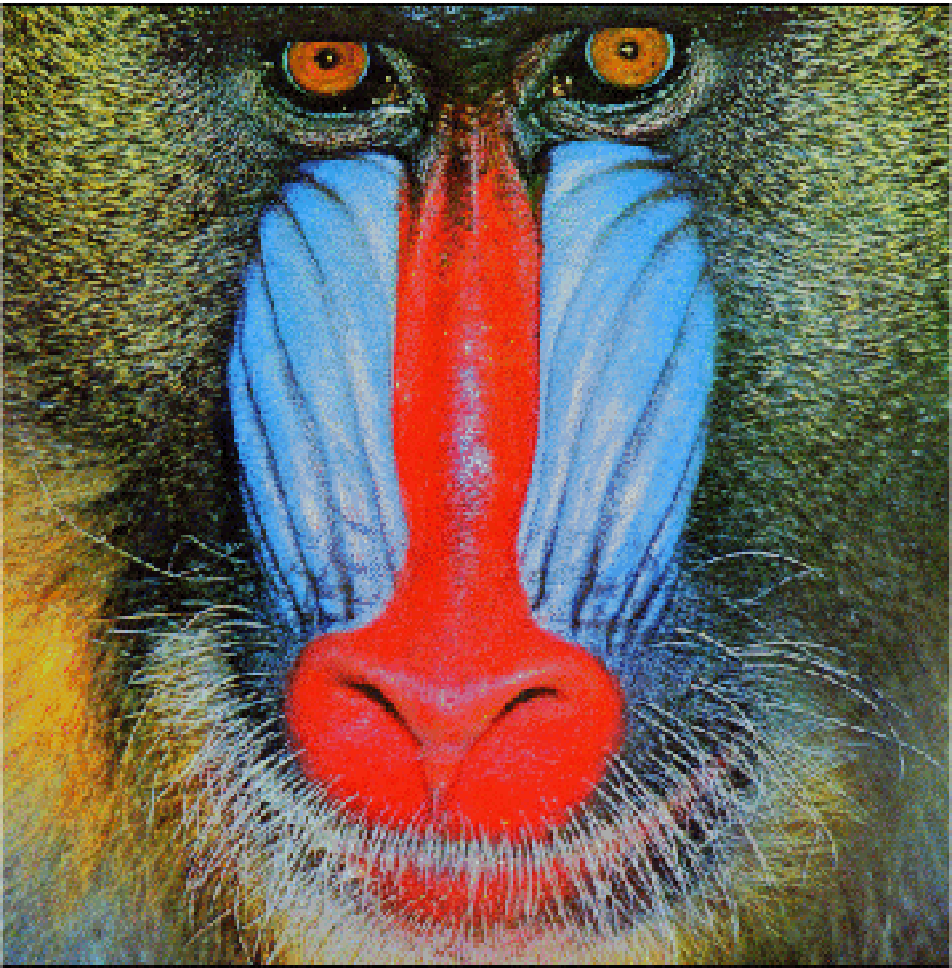
%> input picture Lab1/Part2-Format_Conversion/Mandrill.png, 952 x 968 px
$ octave Mandrill_Format_Conversion.m   (GNU Octave 9; MATLAB toolbox functions it lacks are replaced by stand-ins)
%> lines starting %> are read from the running program, lines starting %| are printed output that depends on the picture
imgs = repmat({}, 8);

%Import Mandrill.png and convert it into 7 different file formats
%C/G/B/SC/R/G2/B3
imgs(1, 1).image = imread("Mandrill.png");
imgs(1, 2).image = rgb2gray(imgs(1, 1).image);
imgs(1, 3).image = imbinarize(imgs(1, 2).image, 0.4);
imgs(1, 4).image = grayslice(imgs(1,2).image, 10);
imgs(1, 5).image = imgs(1, 1).image;
imgs(1, 6).image = imgs(1, 1).image(:,:,1);
imgs(1, 7).image = imgs(1, 1).image(:,:,2);
imgs(1, 8).image = imgs(1, 1).image(:,:,3);

%Names for each of the created 7 file formats
titles = [ "MandrillC", "MandrillG", "MandrillB", "MandrillSC", "MandrillC", "MandrillR1", "MandrillG2", "MandrillB3"];

%Loop through each of the images in the imgs data structure
for i = 1 : length(imgs)

    % Special case to plot the SC image format
    if i == 4
        subplot(2,4,i), imshow(imgs(1, i).image, jet(10));
        title(titles(i));
   %Plot each of the created file formats with titles
   else
   subplot(2,4,i), imshow(imgs(1,i).image);
   title(titles(i));
   end
end
%> this loop made 8 passes
%> pass 2, `imshow(imgs(1,i).image)`:
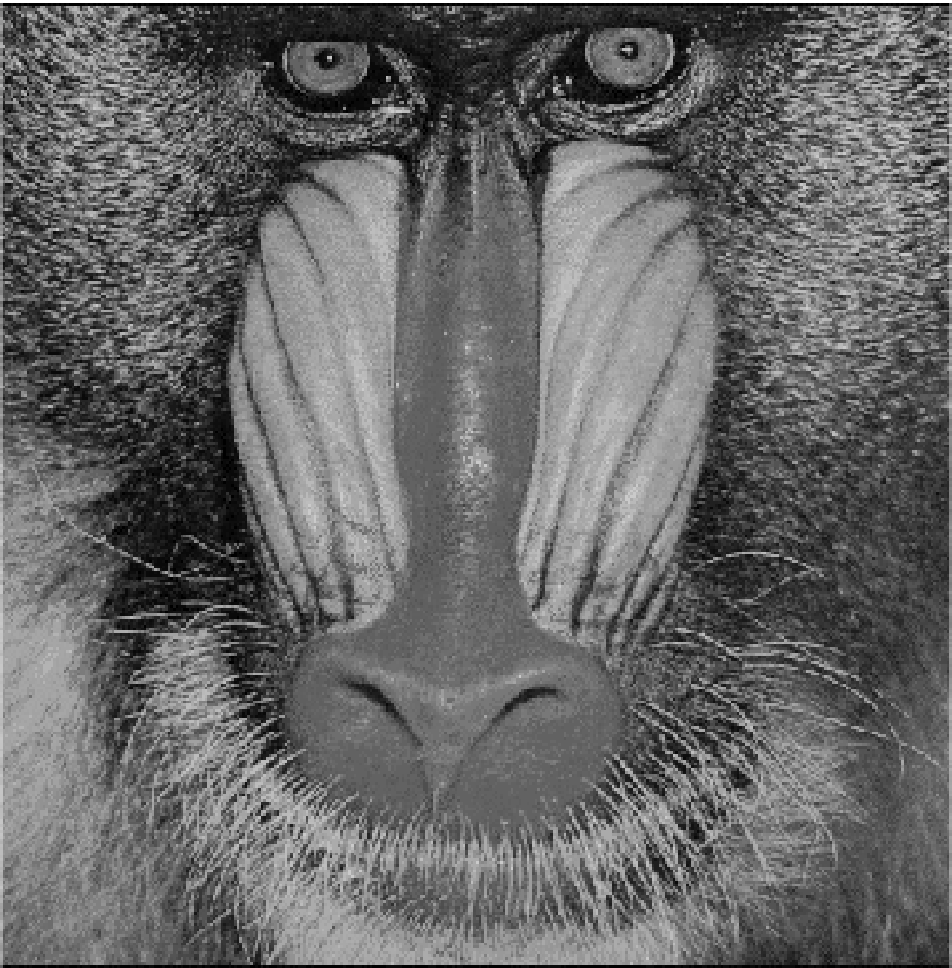
%> displayed picture: size 968x952, on the screen's scale of 0 to 255; min 0, max 255, mean 102.6
%> after the loop:
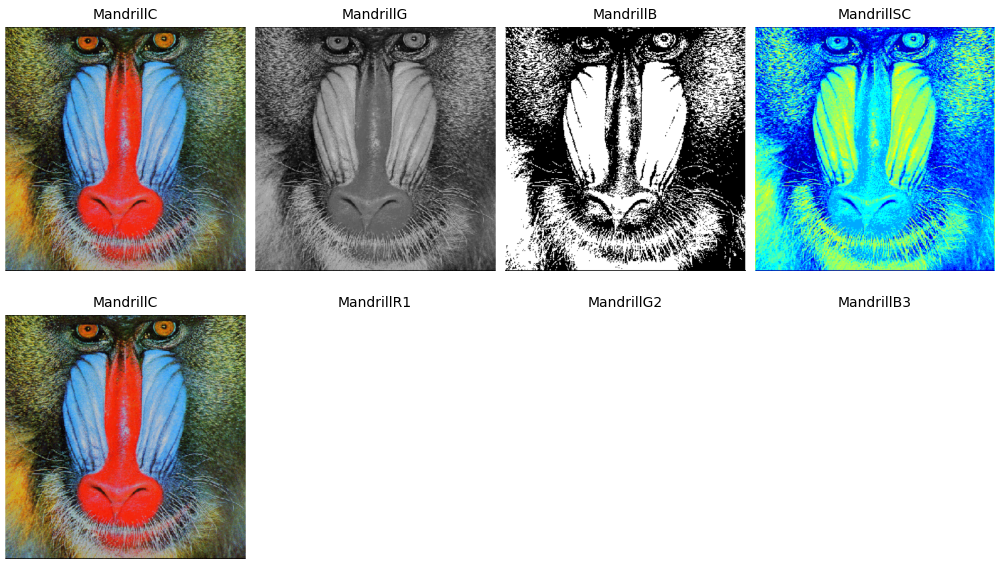
%> figure redrawn from the program's plot data, 8 panels
